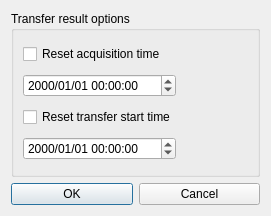
<?xml version="1.0" encoding="UTF-8"?>
<ui version="4.0">
 <class>TransferResultDialog</class>
 <widget class="QDialog" name="TransferResultDialog">
  <property name="geometry">
   <rect>
    <x>0</x>
    <y>0</y>
    <width>271</width>
    <height>216</height>
   </rect>
  </property>
  <property name="windowTitle">
   <string>Dialog</string>
  </property>
  <property name="windowIcon">
   <iconset resource="../resources/misleep.qrc">
    <normaloff>:/logo/logo.png</normaloff>:/logo/logo.png</iconset>
  </property>
  <layout class="QGridLayout" name="gridLayout_2">
   <item row="1" column="0">
    <widget class="QPushButton" name="OKBt">
     <property name="text">
      <string>OK</string>
     </property>
    </widget>
   </item>
   <item row="1" column="1">
    <widget class="QPushButton" name="CancelBt">
     <property name="text">
      <string>Cancel</string>
     </property>
    </widget>
   </item>
   <item row="0" column="0" colspan="2">
    <widget class="QGroupBox" name="groupBox">
     <property name="title">
      <string>Transfer result options</string>
     </property>
     <layout class="QGridLayout" name="gridLayout">
      <item row="3" column="0">
       <widget class="QDateTimeEdit" name="TransferStartTimeEdit">
        <property name="displayFormat">
         <string>yyyy/MM/dd HH:mm:ss</string>
        </property>
       </widget>
      </item>
      <item row="0" column="0">
       <widget class="QCheckBox" name="ResetTimeCheckBox">
        <property name="text">
         <string>Reset acquisition time</string>
        </property>
       </widget>
      </item>
      <item row="1" column="1">
       <spacer name="horizontalSpacer">
        <property name="orientation">
         <enum>Qt::Horizontal</enum>
        </property>
        <property name="sizeHint" stdset="0">
         <size>
          <width>40</width>
          <height>20</height>
         </size>
        </property>
       </spacer>
      </item>
      <item row="1" column="0">
       <widget class="QDateTimeEdit" name="ACTimeEditor">
        <property name="displayFormat">
         <string>yyyy/MM/dd HH:mm:ss</string>
        </property>
       </widget>
      </item>
      <item row="3" column="1">
       <spacer name="horizontalSpacer_2">
        <property name="orientation">
         <enum>Qt::Horizontal</enum>
        </property>
        <property name="sizeHint" stdset="0">
         <size>
          <width>40</width>
          <height>20</height>
         </size>
        </property>
       </spacer>
      </item>
      <item row="2" column="0">
       <widget class="QCheckBox" name="ResetTransferStartTimeCheckBox">
        <property name="text">
         <string>Reset transfer start time</string>
        </property>
       </widget>
      </item>
     </layout>
    </widget>
   </item>
  </layout>
 </widget>
 <resources>
  <include location="../resources/misleep.qrc"/>
 </resources>
 <connections/>
</ui>
